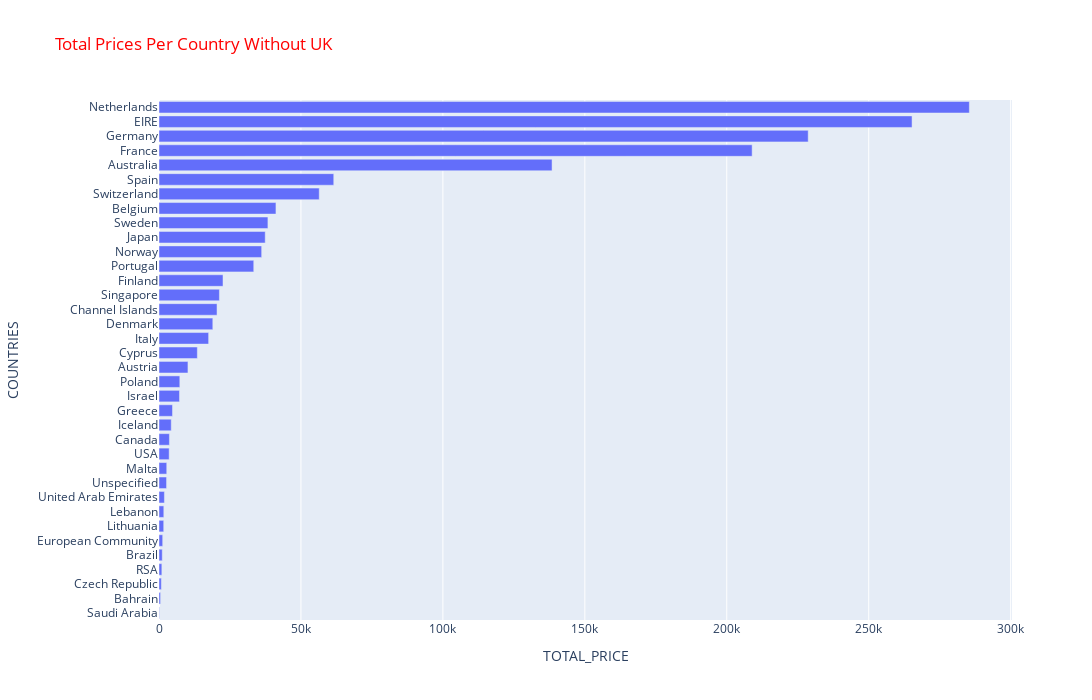

The notebook cell saved with this chart:
### Code cell
# PLOTLY BAR PLOT
import plotly.express as px
plt.figure(figsize = (16,9))
fig = px.bar(df_total_price.iloc[1:], x = "total_price", y = df_total_price.iloc[1:].index, title="Total Prices Per Country Without UK")
fig.update_yaxes(categoryorder='total ascending')
fig.update_layout(xaxis_title="TOTAL_PRICE",yaxis_title="COUNTRIES", autosize=False, width=1400, height=700, title_font_color="red",)
fig.show()

### Figure 1 — Plotly figure (JSON) as saved in the notebook; plotly's stock layout.template omitted (floating-point values rounded to 4 significant figures)
{"data": [{"alignmentgroup": "True", "hovertemplate": "total_price=%{x}<br>y=%{y}<extra></extra>", "legendgroup": "", "marker": {"color": "#636efa", "pattern": {"shape": ""}}, "name": "", "offsetgroup": "", "orientation": "h", "showlegend": false, "textposition": "auto", "type": "bar", "x": [285400.0, 265300.0, 228700.0, 208900.0, 138500.0, 61560.0, 56440.0, 41200.0, 38370.0, 37420.0, 36170.0, 33380.0, 22550.0, 21280.0, 20440.0, 18960.0, 17480.0, 13500.0, 10200.0, 7335.0, 7216.0, 4761.0, 4310, 3666.0, 3580.0, 2726.0, 2661.0, 1902.0, 1694.0, 1661.0, 1300.0, 1144.0, 1002.0, 826.7, 548.4, 145.9], "xaxis": "x", "y": ["Netherlands", "EIRE", "Germany", "France", "Australia", "Spain", "Switzerland", "Belgium", "Sweden", "Japan", "Norway", "Portugal", "Finland", "Singapore", "Channel Islands", "Denmark", "Italy", "Cyprus", "Austria", "Poland", "Israel", "Greece", "Iceland", "Canada", "USA", "Malta", "Unspecified", "United Arab Emirates", "Lebanon", "Lithuania", "European Community", "Brazil", "RSA", "Czech Republic", "Bahrain", "Saudi Arabia"], "yaxis": "y"}], "layout": {"autosize": false, "barmode": "relative", "height": 700, "legend": {"tracegroupgap": 0}, "title": {"font": {"color": "red"}, "text": "Total Prices Per Country Without UK"}, "width": 1400, "xaxis": {"anchor": "y", "autorange": true, "domain": [0, 1], "range": [0, 300500.0], "title": {"text": "TOTAL_PRICE"}, "type": "linear"}, "yaxis": {"anchor": "x", "autorange": true, "categoryorder": "total ascending", "domain": [0, 1], "range": [-0.5, 35.5], "title": {"text": "COUNTRIES"}, "type": "category"}}}
